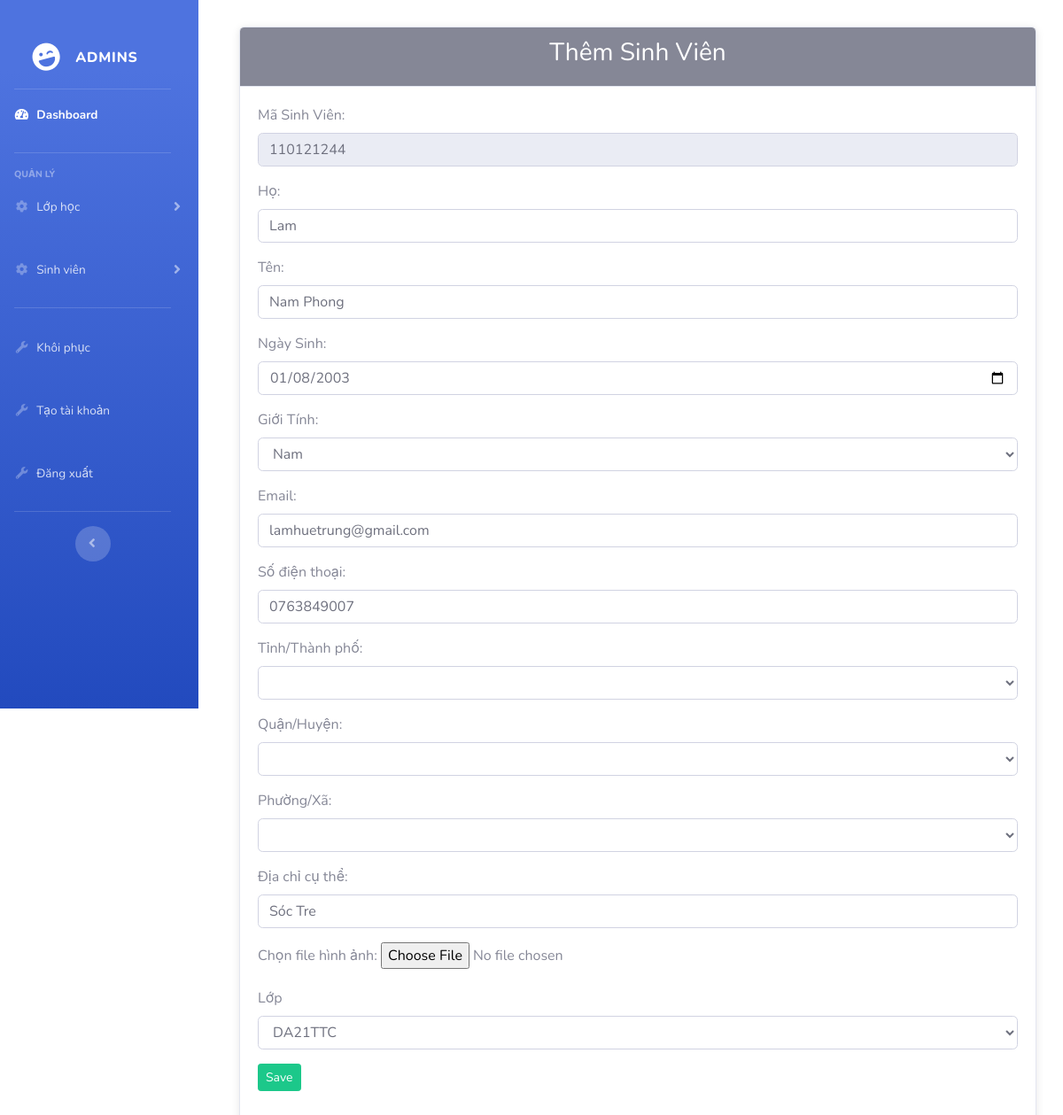
The page /admin/index.php?action=qlsv&query=sua&masv=110121244 (signed in) on the database its author committed.
### tables this page shows
CREATE TABLE `sinhvien` (
  `maSV` varchar(9) NOT NULL COMMENT 'Mã sinh viên',
  `hoLot` varchar(20) NOT NULL COMMENT 'Họ lót',
  `tenSV` varchar(10) NOT NULL COMMENT 'Tên sinh viên',
  `ngaySinh` date NOT NULL COMMENT 'Ngày sinh',
  `gioiTinh` varchar(6) NOT NULL COMMENT 'Giới tính',
  `maLop` varchar(20) NOT NULL COMMENT 'Mã Lớp',
  `email` varchar(255) NOT NULL COMMENT 'Email',
  `soDT` varchar(11) NOT NULL COMMENT 'Số điện thoại',
  `diaChi` text NOT NULL COMMENT 'Địa chỉ',
  `hinhAnh` varchar(255) NOT NULL COMMENT 'Hình ảnh',
  `isDeleted` tinyint(1) DEFAULT 0
);

CREATE TABLE `province` (
  `id` varchar(255) NOT NULL,
  `id_province` varchar(255) NOT NULL,
  `id_district` varchar(255) NOT NULL,
  `id_ward` varchar(255) NOT NULL,
  `diachicuthe` varchar(255) DEFAULT NULL
);

### admin/modules/qlSV/sua.php (the view, shortened to what this page needs)
<?php
    $sql = "SELECT * FROM sinhvien WHERE maSV ='$_GET[masv]' LIMIT 1";
    $query = mysqli_query($conn, $sql);
?>
<div class="card">
        <div class="card-header bg-secondary text-white text-center">
            <h3>Thêm Sinh Viên</h3>
        </div>
        <div class="card-body">
            <form action="modules/qlSV/xuly.php" method="POST" enctype="multipart/form-data">
                <?php
                    while($row = mysqli_fetch_assoc($query)){
                ?>
                    <div class="form-group">
                        <label for="categoryName">Mã Sinh Viên:</label>
                        <input type="text" class="form-control" name="txtmasv" value="<?php echo $row['maSV']; ?>" readonly>
                    </div>
                    <div class="form-group">
                        <label for="categoryName">Họ:</label>
                        <input type="text" class="form-control" name="txtho" value="<?php echo $row['hoLot'] ?>" >
                    </div>
                    <div class="form-group">
                        <label for="categoryName">Tên:</label>
                        <input type="text" class="form-control" name="txtten" value="<?php echo $row['tenSV'] ?>" >
                    </div>
                    <div class="form-group">
                        <label for="categoryName">Ngày Sinh:</label>
                        <input type="date" class="form-control" name="txtngaysinh" value="<?php echo $row['ngaySinh'] ?>" >
                    </div>
                    <div class="form-group">
                        <label for="categoryName">Giới Tính:</label>
                        <select class="form-control" name="txtgioitinh" >
                            <?php
                                if($row['gioiTinh'] == "Nam"){ ?>
                                    <option value="Nam" selected>Nam</option>
                            <?php } elseif($row['gioiTinh'] == "Nữ"){ ?>
                                    <option value="Nữ" selected>Nữ</option>
                                    <option value="Nam">Nam</option>
                                    <option value="Khác">Khác</option>
                            <?php } else { ?>
                                    <option value="Nữ">Nữ</option>
                                    <option value="Nam">Nam</option>
                                    <option value="Khác" selected>Khác</option>
                            <?php } ?>
                        </select>
                    </div>
                    <div class="form-group">
                        <label for="categoryName">Email:</label>
                        <input type="text" class="form-control" name="txtemail" value="<?php echo $row['email'] ?>" >
                    </div>
                    <div class="form-group">
                        <label for="categoryName">Số điện thoại:</label>
                        <input type="tel" class="form-control" name="txtsodienthoai" value="<?php echo $row['soDT'] ?>" >
                    </div>
                    <?php
                        $sql_select_diachi = "SELECT * FROM province WHERE id = '$_GET[masv]' LIMIT 1";
                        $result_diachi = mysqli_query($conn, $sql_select_diachi);
                        $row_diachi = mysqli_fetch_assoc($result_diachi);
                        $id_province = $row_diachi['id_province'];
                        $id_district = $row_diachi['id_district'];
                        $id_ward = $row_diachi['id_ward'];
                    ?>
                    <div class="form-group">
                        <label for="province">Tỉnh/Thành phố:</label>
                        <select class="form-control" id="province" name="province_id" required>
                            <option value="<?php echo $id_province?>"><?php echo $echoProvince?></option>
                        </select>
                    </div>
                    <div class="form-group">
                        <label for="district">Quận/Huyện:</label>
                        <select class="form-control" id="district" name="district_id" required>
                            <option value="<?php echo $id_district?>"><?php echo $echoDistrict?></option>
                        </select>
                    </div>
                    <div class="form-group">
                        <label for="ward">Phường/Xã:</label>
                        <select class="form-control" id="ward" name="ward_id" required>
                            <option value="<?php echo $id_ward?>"><?php echo $echoWard?></option>
                        </select>
                    </div>
                    <div class="form-group">
                        <label for="categoryName">Địa chỉ cụ thể:</label>
                        <input type="text" class="form-control" name="txtdiachi" placeholder="Nhập địa chỉ cụ thể" value="<?php echo $row_diachi['diachicuthe']; ?>" required>
                    </div>
                    <div class="form-group">
                        <label>Chọn file hình ảnh:</label>
                        <input type="file" name="txthinhanh" value="<?php echo $row['hinhAnh'] ?>">
                    </div>
                    <div class="form-group">
                        <label for="">Lớp</label>
                            <select class="form-control" name = "txtmalop">
                                <?php
                                    $sql_lop = "SELECT * FROM lophoc ORDER BY maLop DESC";
                                    $query_lop = mysqli_query($conn, $sql_lop);
                                    while($row_lop = mysqli_fetch_array($query_lop)){
                                        if($row_lop['maLop'] == $row['maLop']){  ?>
                                            <option selected value="<?php echo $row_lop['maLop']?>"><?php echo $row_lop['maLop']?></option>
                                        <?php
                                        }else{ ?>
                                            <option value="<?php echo $row_lop['maLop']?>"><?php echo $row_lop['maLop']?></option>
                                        <?php
                                        }
                                    } ?>
                            </select>
                    </div>
                    <?php } ?>
                    <div class="form-group">
                    <input onclick = "return confirm('Bạn có thực sự muốn sửa không?')" class="btn btn-sm btn-success" type="submit" name="edit" value="Save">
                    </div>
            </form>
        </div>
    </div>

### css/dasboard.css (style rules this page uses)
body { font-family: 'Arial', sans-serif; background-color: #f8f9fa; }
.card { border: none; border-radius: 10px; box-shadow: 0 2px 10px rgba(0, 0, 0, 0.1); margin-bottom: 20px; }

### rows shown on the page
sinhvien: txtmasv "110121244", txtho "Lam", txtten "Nam Phong", txtngaysinh "01/08/2003", txtgioitinh "Nam", txtemail "lamhuetrung@gmail.com", txtsodienthoai "0763849007", txtdiachi "Sóc Tre"

### other values the page prints
form field txtmalop "DA21TTC"
